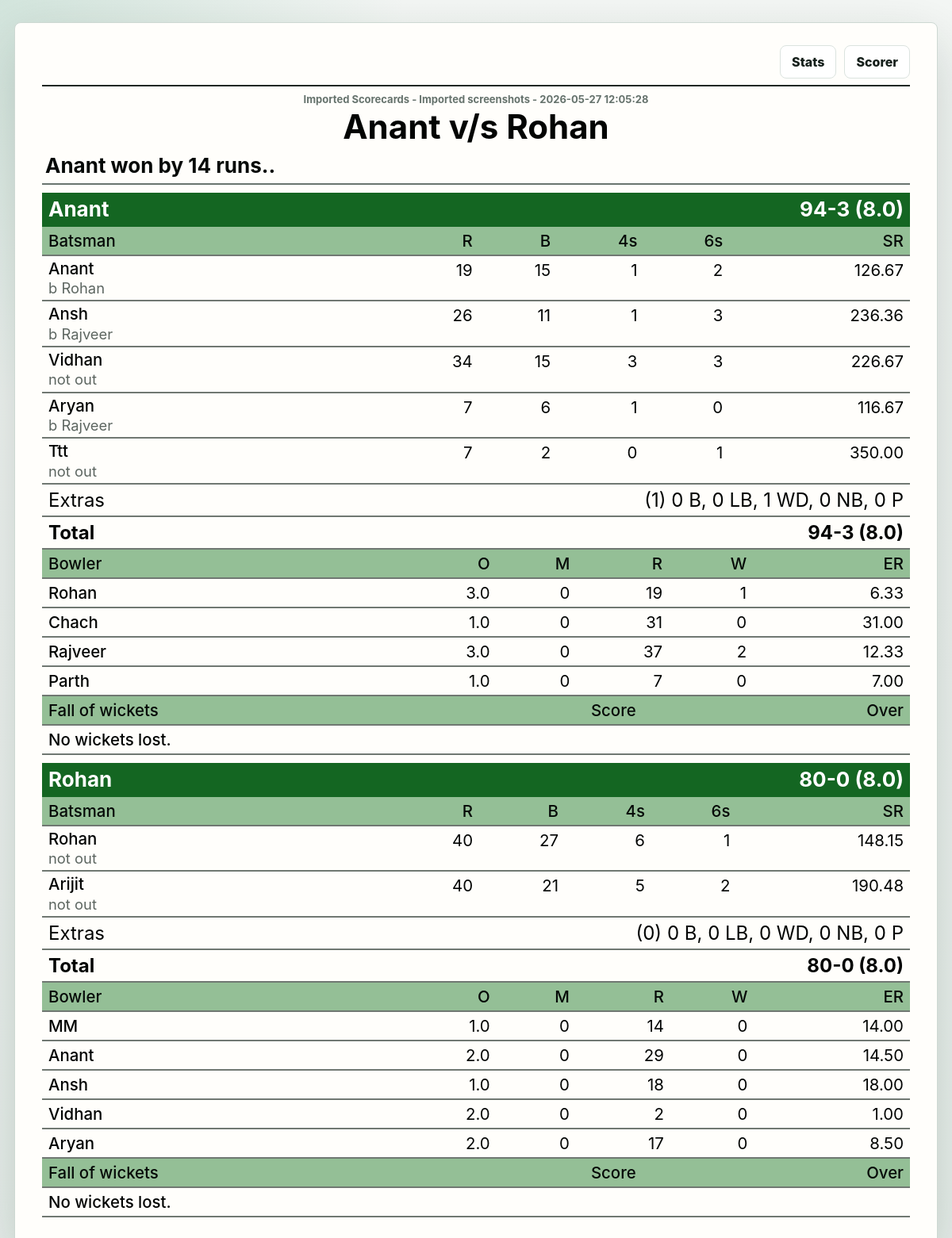
/history/1770380991107, run on the app's committed database.
### tables this page shows
CREATE TABLE match_history (
                id TEXT PRIMARY KEY,
                played_at TEXT NOT NULL,
                competition TEXT NOT NULL,
                venue TEXT NOT NULL,
                team_one TEXT NOT NULL,
                team_two TEXT NOT NULL,
                winner TEXT,
                result_text TEXT NOT NULL,
                innings_json TEXT NOT NULL
            );

### app.py (the view)
@app.route("/history/<match_id>")
def history_scorecard(match_id):
    match = match_detail(match_id)
    if not match:
        return "Match not found", 404
    return render_template("match_detail.html", match=match)

### app.py (called while the page is built, shortened)
def get_db():
    conn = sqlite3.connect(DB_PATH)
    conn.row_factory = sqlite3.Row
    return conn

def mongo_configured():
    return bool(MONGO_URI)

def using_mongo():
    return mongo_configured() and mongo_client is not None and not mongo_error

def match_detail(match_id):
    if not using_mongo():
        with get_db() as conn:
            row = conn.execute(
                """
                SELECT *
                FROM match_history
                WHERE id = ?
                """,
                (match_id,),
            ).fetchone()
        if not row:
            return None
        detail = dict(row)
        detail["innings"] = json.loads(detail["innings_json"])
        return detail

### templates/match_detail.html (shortened to what this page needs)
<!DOCTYPE html>
<html lang="en">
<head>
    <link rel="stylesheet" href="{{ url_for('static', filename='style.css') }}">
</head>
<body class="scorecard-page">
<main class="scorecard-sheet">
    <div class="scorecard-actions">
        <a class="ghost-link" href="/stats">Stats</a>
        <a class="ghost-link" href="/">Scorer</a>
    </div>
    <header class="match-scorecard-head">
        <p>{{ match.competition }} - {{ match.venue }} - {{ match.played_at.replace("T", " ") }}</p>
        <h1>{{ match.team_one }} v/s {{ match.team_two }}</h1>
        <strong>{{ match.result_text }}.</strong>
    </header>
    {% for innings in match.innings %}
        {% set wd = innings.extras.wd|default(0) %}
        {% set nb = innings.extras.nb|default(0) %}
        {% set b = innings.extras.b|default(0) %}
        {% set lb = innings.extras.lb|default(0) %}
        {% set p = innings.extras.p|default(0) %}
        {% set extras_total = wd + nb + b + lb + p %}
        <section class="classic-innings">
            <div class="innings-title-row">
                <span>{{ innings.team }}</span>
                <strong>{{ innings.score }}-{{ innings.wickets }} ({{ innings.overs }})</strong>
            </div>
            {% if innings.batters is defined %}
                <table class="classic-table batting-card">
                    <thead>
                    <tr>
                        <th>Batsman</th>
                        <th>R</th>
                        <th>B</th>
                        <th>4s</th>
                        <th>6s</th>
                        <th>SR</th>
                    </tr>
                    </thead>
                    <tbody>
                    {% for batter in innings.batters %}
                        <tr>
                            <td>
                                <span class="scorecard-player">{{ batter.name }}</span>
                                <small>{{ batter.dismissal|default("out" if batter.out else "not out") }}</small>
                            </td>
                            <td>{{ batter.runs }}</td>
                            <td>{{ batter.balls }}</td>
                            <td>{{ batter.fours }}</td>
                            <td>{{ batter.sixes }}</td>
                            <td>{{ "%.2f"|format((batter.runs * 100 / batter.balls) if batter.balls else 0) }}</td>
                        </tr>
                    {% endfor %}
                    <tr class="summary-row">
                        <td>Extras</td>
                        <td colspan="5">({{ extras_total }}) {{ b }} B, {{ lb }} LB, {{ wd }} WD, {{ nb }} NB, {{ p }} P</td>
                    </tr>
                    <tr class="summary-row total-row">
                        <td>Total</td>
                        <td colspan="5">{{ innings.score }}-{{ innings.wickets }} ({{ innings.overs }})</td>
                    </tr>
                    </tbody>
                </table>
                <table class="classic-table bowling-card">
                    <thead>
                    <tr>
                        <th>Bowler</th>
                        <th>O</th>
                        <th>M</th>
                        <th>R</th>
                        <th>W</th>
                        <th>ER</th>
                    </tr>
                    </thead>
                    <tbody>
                    {% for bowler in innings.bowlers %}
                        <tr>
                            <td>{{ bowler.name }}</td>
                            <td>{{ bowler.balls // 6 }}.{{ bowler.balls % 6 }}</td>
                            <td>{{ bowler.maidens }}</td>
                            <td>{{ bowler.runs }}</td>
                            <td>{{ bowler.wickets }}</td>
                            <td>{{ "%.2f"|format((bowler.runs * 6 / bowler.balls) if bowler.balls else 0) }}</td>
                        </tr>
                    {% else %}
                        <tr><td colspan="6">No bowling figures saved.</td></tr>
                    {% endfor %}
                    </tbody>
                </table>
                <table class="classic-table fow-card">
                    <thead>
                    <tr>
                        <th>Fall of wickets</th>
                        <th>Score</th>
                        <th>Over</th>
                    </tr>
                    </thead>
                    <tbody>
                    {% for wicket in innings.fall_of_wickets|default([]) %}
                        <tr>
                            <td>{{ wicket.batter }}</td>
                            <td>{{ wicket.score }}</td>
                            <td>{{ wicket.over }}</td>
                        </tr>
                    {% else %}
                        <tr><td colspan="3">No wickets lost.</td></tr>
                    {% endfor %}
                    </tbody>
                </table>
            {% else %}
                <p class="empty scorecard-empty">This older saved match has summary only. New matches will show full scoreboards here.</p>
            {% endif %}
        </section>
    {% else %}
        <p class="empty scorecard-empty">This older match only has summary history saved. New matches will include full scoreboards.</p>
    {% endfor %}
</main>
</body>
</html>

### static/style.css (style rules this page uses)
:root { --bg: #eef2f0; --surface: #ffffff; --surface-soft: #f7faf8; --ink: #16201b; --muted: #66736d; --line: #dbe3df; --green: #0b7a4b; --green-dark: #06452f; --blue: #165d8f; --red: #b42318; --amber: #b7791f; --shadow: 0 14px 40px rgba(13, 32, 24, 0.12); }
* { box-sizing: border-box; }
body { margin: 0; min-height: 100vh; background: var(--bg); color: var(--ink); font-family: Inter, ui-sans-serif, system-ui, -apple-system, BlinkMacSystemFont, "Segoe UI", sans-serif; }
h1, h2, h3, p { margin-top: 0; }
h1 { margin-bottom: 4px; font-size: clamp(24px, 3vw, 38px); line-height: 1.05; }
.ghost-button, .chip, .primary-button, .ghost-link { border: 1px solid var(--line); background: var(--surface); color: var(--ink); border-radius: 8px; cursor: pointer; }
.ghost-link { display: inline-grid; min-height: 42px; place-items: center; padding: 0 14px; font-weight: 800; text-decoration: none; }
table { width: 100%; border-collapse: collapse; font-size: 14px; }
.scorecard-page { background: radial-gradient(circle at top left, rgba(11, 122, 75, 0.14), transparent 32rem), linear-gradient(180deg, #f4f7f5, #e7eeea); }
.scorecard-sheet { width: min(1180px, calc(100% - 36px)); margin: 28px auto 42px; padding: 28px 34px 36px; border: 1px solid #cdd8d2; border-radius: 8px; background: #fffefb; box-shadow: 0 24px 70px rgba(13, 32, 24, 0.18); }
.scorecard-actions { display: flex; justify-content: flex-end; gap: 10px; margin-bottom: 8px; }
.match-scorecard-head { border-top: 2px solid #1e2723; border-bottom: 2px solid #69746e; padding: 8px 4px 7px; text-align: center; }
.match-scorecard-head p { margin: 0 0 4px; color: #66736d; font-size: 13px; font-weight: 750; }
.match-scorecard-head h1 { margin: 0; color: #020403; font-size: clamp(28px, 4vw, 42px); font-weight: 750; line-height: 1.1; }
.match-scorecard-head strong { display: block; margin-top: 10px; text-align: left; color: #050907; font-size: clamp(18px, 2.8vw, 26px); font-weight: 650; }
.classic-innings { margin-top: 10px; }
.innings-title-row { display: grid; grid-template-columns: minmax(0, 1fr) auto; align-items: center; gap: 16px; padding: 7px 8px; background: #146622; color: white; font-size: clamp(19px, 2.5vw, 26px); line-height: 1.1; }
.innings-title-row span, .innings-title-row strong { min-width: 0; font-weight: 650; }
.classic-table { min-width: 0; border-collapse: collapse; color: #020403; font-size: clamp(15px, 1.7vw, 21px); }
.classic-table th, .classic-table td { border-bottom: 2px solid #707872; padding: 5px 8px; text-align: right; vertical-align: top; }
.classic-table th:first-child, .classic-table td:first-child { text-align: left; }
.classic-table th { background: #94bf96; color: #050907; font-size: clamp(15px, 1.7vw, 21px); font-weight: 500; text-transform: none; }
.classic-table td:first-child { width: 40%; }
.scorecard-player { display: block; color: #020403; font-weight: 500; line-height: 1.1; }
.classic-table small { display: block; margin-top: 3px; color: #5d6661; font-size: 0.9em; line-height: 1.1; }
.summary-row td { font-size: clamp(17px, 2vw, 24px); }
.summary-row td:last-child { text-align: right; }
.total-row td { font-weight: 650; }
.bowling-card, .fow-card { margin-top: 0; }
.bowling-card td:first-child, .fow-card td:first-child { font-weight: 500; }
.fow-card th:nth-child(2), .fow-card td:nth-child(2) { text-align: center; }
th, td { padding: 12px 8px; border-bottom: 1px solid var(--line); text-align: right; }
th:first-child, td:first-child { text-align: left; }
th { color: var(--muted); font-size: 12px; text-transform: uppercase; }

### data on the page
match_history: competition "Imported Scorecards", venue "Imported screenshots", played_at.replace "2026-05-27 12:05:28", team_one "Anant", team_two "Rohan", result_text "Anant won by 14 runs.", team "Anant", score "94", wickets "3", overs "8.0", name "Anant" "Ansh" "Vidhan" "Aryan" "Ttt" "Rohan" "Arijit", dismissal "b Rohan" "b Rajveer" "not out" "b Rajveer" "not out" "not out" "not out", runs "19" "26" "34" "7" "7" "40" "40", balls "15" "11" "15" "6" "2" "27" "21", fours "1" "1" "3" "1" "0" "6" "5", sixes "2" "3" "3" "0" "1" "1" "2", runs "126.67" "236.36" "226.67" "116.67" "350.00" "148.15" "190.48", extras_total "1", b "0", lb "0", wd "1", nb "0", p "0", name "Rohan" "Chach" "Rajveer" "Parth" "MM" "Anant" "Ansh" "Vidhan" "Aryan", balls "3" "1" "3" "1" "1" "2" "1" "2" "2", balls "0" "0" "0" "0" "0" "0" "0" "0" "0", maidens "0" "0" "0" "0" "0" "0" "0" "0" "0", runs "19" "31" "37" "7" "14" "29" "18" "2" "17", wickets "1" "0" "2" "0" "0" "0" "0" "0" "0", runs "6.33" "31.00" "12.33" "7.00" "14.00" "14.50" "18.00" "1.00" "8.50", team "Rohan", score "80", wickets "0", extras_total "0", wd "0"
